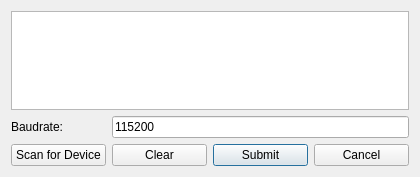
<?xml version="1.0" encoding="UTF-8"?>
<ui version="4.0">
 <class>SensorOptions</class>
 <widget class="QDialog" name="SensorOptions">
  <property name="geometry">
   <rect>
    <x>0</x>
    <y>0</y>
    <width>420</width>
    <height>177</height>
   </rect>
  </property>
  <property name="windowTitle">
   <string>Device Options</string>
  </property>
  <layout class="QGridLayout" name="gridLayout">
   <item row="2" column="3">
    <widget class="QPushButton" name="submit">
     <property name="text">
      <string>Submit</string>
     </property>
    </widget>
   </item>
   <item row="1" column="1">
    <widget class="QLabel" name="label">
     <property name="text">
      <string>Baudrate:</string>
     </property>
    </widget>
   </item>
   <item row="2" column="2">
    <widget class="QPushButton" name="clear_bluetooth_devices_btn">
     <property name="text">
      <string>Clear</string>
     </property>
    </widget>
   </item>
   <item row="2" column="1">
    <widget class="QPushButton" name="scan_bluetooth_devices_btn">
     <property name="text">
      <string>Scan for Device</string>
     </property>
    </widget>
   </item>
   <item row="2" column="4">
    <widget class="QPushButton" name="cancel">
     <property name="text">
      <string>Cancel</string>
     </property>
    </widget>
   </item>
   <item row="1" column="2" colspan="3">
    <widget class="QLineEdit" name="baudrate">
     <property name="text">
      <string>115200</string>
     </property>
    </widget>
   </item>
   <item row="0" column="1" colspan="4">
    <widget class="QListWidget" name="list_bluetooth_ports"/>
   </item>
  </layout>
 </widget>
 <resources/>
 <connections/>
</ui>
